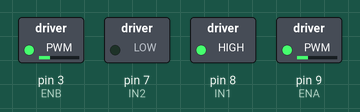
This sketch was run on a simulated Arduino Nano, built with avr-gcc and run on an emulated ATmega328P. On the bench: switched loads named in the sketch (green lamp = pin HIGH).

Above: at 0.1 s.
Timing chart, 0 to 1.6 s (numbered marks = the images above):
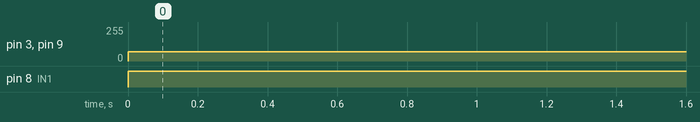

The sketch:

morto_control_L298N.ino
```cpp
 // Nano connect L298N
 const int IN1=8;
 const int IN2=7;
 const int ENA=9;
 const int IN3=5;
 const int IN4=4;
 const int ENB=3;
// NX connect Nano
int val=0;
const int NXinput=6;

void setup() {
pinMode (ENA, OUTPUT) ;
pinMode (IN1, OUTPUT);
pinMode (IN2, OUTPUT);

}
void Forward1(){  //OUTPUT1 & OUTPUT2
analogWrite(ENA, 70);
digitalWrite(IN1,HIGH);
digitalWrite(IN2,LOW);
 }

void Forward2(){  //OUTPUT3 & OUTPUT4
analogWrite(ENB, 70);
digitalWrite(IN3,LOW);
digitalWrite(IN4,HIGH);
 }


void back1(){
analogWrite(ENA, 70);
digitalWrite(IN1,LOW);
digitalWrite(IN2,HIGH);
 }

void back2(){
analogWrite(ENB, 70);
digitalWrite(IN3,HIGH);
digitalWrite(IN4,LOW);
 }


void stop1(){
analogWrite(ENA, 0);
digitalWrite(IN1,LOW);
digitalWrite(IN2,LOW);
 }

void stop2(){
analogWrite(ENB, 0);
digitalWrite(IN3,LOW);
digitalWrite(IN4,LOW);
 }

/*void loop(){
  // nx 輸出需接上拉電阻10k~20k
  val = digitalRead(NXinput);
  if(val == HIGH){
    Forward1();
    Forward2();
  }
  else{
    stop1();
    stop2();
  }
}*/


void loop(){
  Forward1();
  Forward2();
}
```

Measured:
- by itself, pin 3 (ENB), pin 9 (ENA): 0/255 → 70/255 at 0.00 s
- by itself, pin 8 (IN1): LOW → HIGH at 0.00 s
